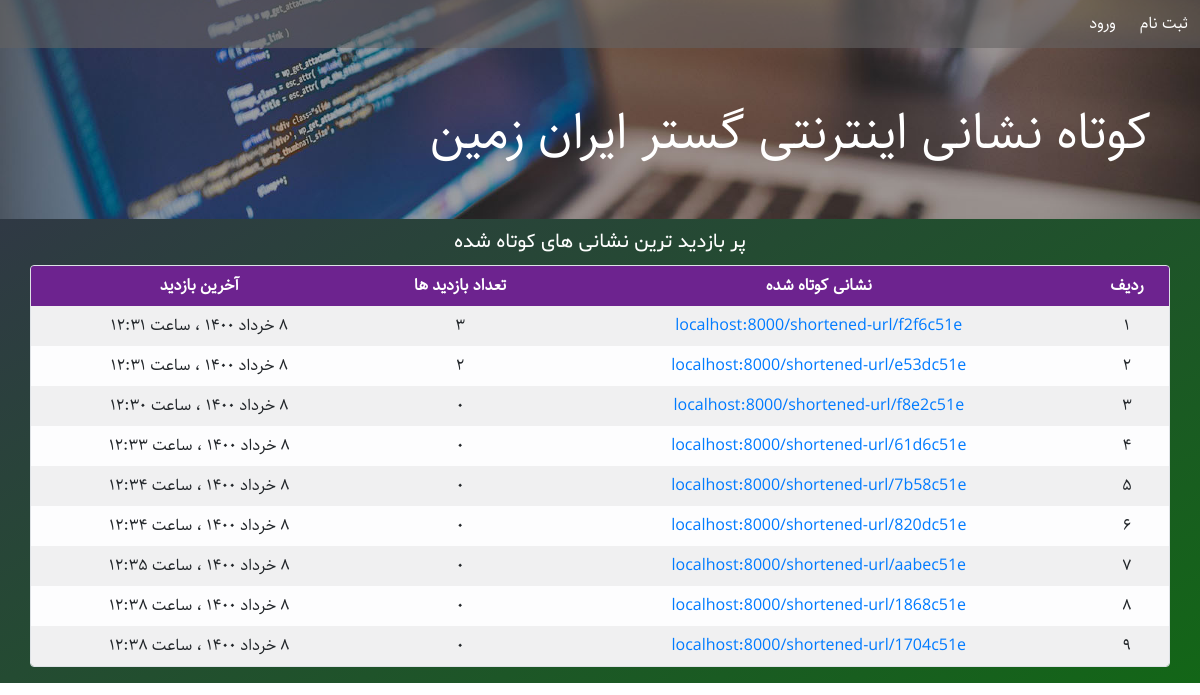
Before: / with the older database file.
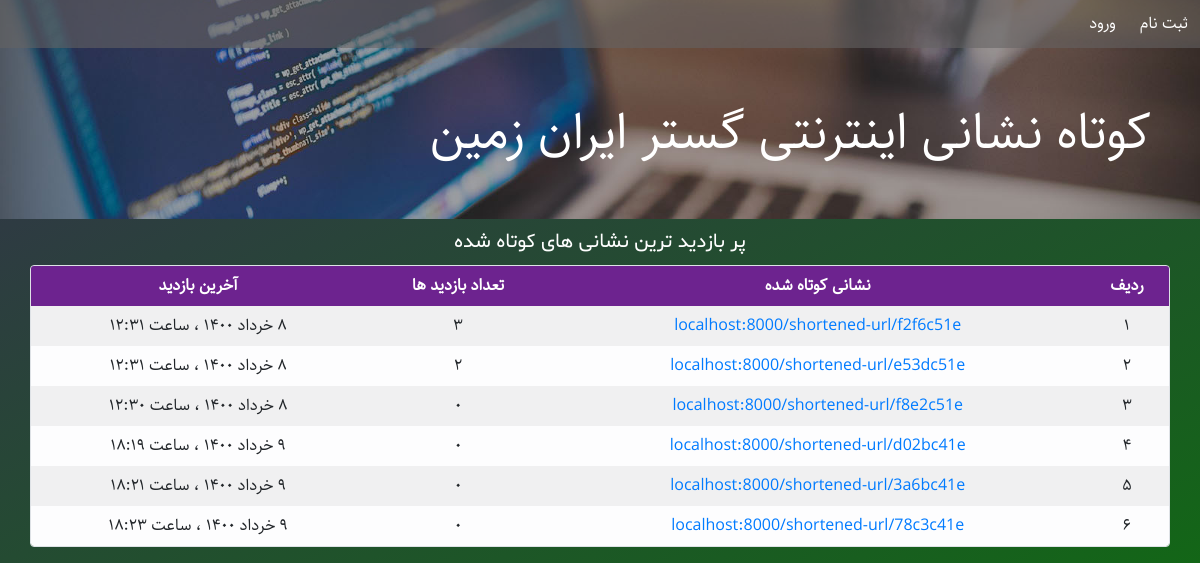
After: the same page with the newer database file.
### URLshortener/models.py (models this page shows, shortened)
class URL(models.Model):
    address = models.URLField(max_length=512, verbose_name='نشانی اینترنتی')
    slug = models.SlugField(max_length=8, unique=True, verbose_name='اسلاگ')
    visits = models.PositiveIntegerField(default=0, verbose_name='تعداد بازدید ها')
    created = models.DateTimeField(auto_now_add=True, verbose_name='تاریخ ایجاد')
    last_visit = models.DateTimeField(default=timezone.now, verbose_name='آخرین بازدید')
    author = models.ForeignKey(User, on_delete=models.CASCADE, related_name='urls',
                               verbose_name='ایجاد کننده')
    def last_visit_jalali(self):
        return datetime_to_jalali_str(self.last_visit)
    last_visit_jalali.short_description = 'آخرین بازدید'
    def created_jalali(self):
        return datetime_to_jalali_str(self.created)
    created_jalali.short_description = 'تاریخ ایجاد'
    def __str__(self):
        return 'localhost:8000/shortened-url/' + self.slug
    class Meta:
        verbose_name = 'نشانی اینترنتی'
        verbose_name_plural = 'نشانی های اینترنتی'

### URLshortener/views.py (the view)
# urls.py: path('', views.home, name='home'),
def home(request):
    url_list = URL.objects.order_by('-visits')
    paginator = Paginator(url_list, 10)
    page_number = request.GET.get('page', 1)
    page_obj = paginator.get_page(page_number)
    context = {
        'short_urls': page_obj,
    }
    return render(request, 'URLshortener/home.html', context)

### URLshortener/templatetags/custom_filters.py (called while the page is built)
@register.filter
@stringfilter
def to_persian(string):
    return numbers_to_persian(string)

### URLshortener/templatetags/custom_tags.py (called while the page is built)
@register.inclusion_tag('URLshortener/urls_table.html')
def urls_table(page):
    return {
        'page': page,
    }

### extensions/jalali.py (called while the page is built)
    def persian_tuple(self):
        return self.persian_year, self.persian_month, self.persian_day

### extensions/time_utils.py (called while the page is built)
def numbers_to_persian(string):
    en_to_fa = {
        '0': '۰',
        '1': '۱',
        '2': '۲',
        '3': '۳',
        '4': '۴',
        '5': '۵',
        '6': '۶',
        '7': '۷',
        '8': '۸',
        '9': '۹',
    }
    for en, fa in en_to_fa.items():
        string = string.replace(en, fa)
    return string

### templates/URLshortener/home.html (shortened to what this page needs)
{% extends 'URLshortener/base.html' %}
{% load static %}
{% load custom_filters %}
{% load custom_tags %}
{% block head %}
	<link rel='stylesheet' href="{% static 'URLshortener/css/home.css' %}">
{% endblock %}
{% block header %}
	<nav class='navbar navbar-expand p-0'>
		{% if user.is_authenticated %}
			<ul class="navbar-nav p-0 m-0">
				<li class="nav-item p-1 text-center">
					<a class="nav-link" href="{% url 'URLshortener:dashboard' %}">پنل کاربری</a>
				</li>
				<li class="nav-item p-1 text-center">
					<a class="nav-link" href="{% url 'URLshortener:add-url' %}">کوتاه کردن نشانی</a>
				</li>
				<li class="nav-item p-1 text-center">
					<a class="nav-link" href="{% url 'auth_logout' %}?next=/">خروج</a>
				</li>
			</ul>
		{% else %}
			<ul class="navbar-nav p-0 m-0">
				<li class="nav-item p-1 text-center">
					<a class="nav-link" href="{% url 'registration_register' %}">ثبت نام</a>
				</li>
				<li class="nav-item p-1 text-center">
					<a class="nav-link" href="{% url 'auth_login' %}">ورود</a>
				</li>
			</ul>
		{% endif %}
	</nav>
	<div class='text-right p-5 text-white header-title'>کوتاه نشانی اینترنتی گستر ایران زمین</div>
{% endblock %}
{% block main %}
	<div class='container-fluid p-2'>
		<div class='container text-center text-white main-title'>پر بازدید ترین نشانی های کوتاه شده</div>
		<div class='container table-responsive p-0 my-2 mx-auto rounded table-div border'>
			{% urls_table short_urls %}
		</div>
	</div>
{% endblock %}

### templates/URLshortener/urls_table.html
{% load custom_filters %}
<table class='table table-light table-striped table-borderless text-center p-0 mx-auto my-0'>
    <thead>
        <tr style='background-color: #6d238f;' class='text-white'>
            <th class='p-2'>ردیف</th>
            <th class='p-2'>نشانی کوتاه شده</th>
            <th class='p-2'>تعداد بازدید ها</th>
            <th class='p-2'>آخرین بازدید</th>
        </tr>
    </thead>
    <tbody>
        {% for short_url in page %}
        <tr>
            <td class='p-2'>
                {{ forloop.counter0|add:page.start_index|to_persian }}
            </td>
            <td class='p-2'>
                <a href="{% url 'URLshortener:shortened-url' short_url.slug%}">
                {{ short_url }}
                </a>
            </td>
            <td class='p-2'>{{ short_url.visits|to_persian }}</td>
            <td class='p-2'>{{ short_url.last_visit_jalali }}</td>
        </tr>
        {% endfor %}
    </tbody>
</table>

Changed rows visible on the page:
removed URL: slug "localhost:8000/shortened-url/61d6c51e", visits|to_persian "۰", last_visit_jalali "۸ خرداد ۱۴۰۰ ، ساعت ۱۲:۳۳"
removed URL: slug "localhost:8000/shortened-url/7b58c51e", visits|to_persian "۰", last_visit_jalali "۸ خرداد ۱۴۰۰ ، ساعت ۱۲:۳۴"
removed URL: slug "localhost:8000/shortened-url/820dc51e", visits|to_persian "۰", last_visit_jalali "۸ خرداد ۱۴۰۰ ، ساعت ۱۲:۳۴"
removed URL: slug "localhost:8000/shortened-url/aabec51e", visits|to_persian "۰", last_visit_jalali "۸ خرداد ۱۴۰۰ ، ساعت ۱۲:۳۵"
removed URL: slug "localhost:8000/shortened-url/1868c51e", visits|to_persian "۰", last_visit_jalali "۸ خرداد ۱۴۰۰ ، ساعت ۱۲:۳۸"
removed URL: slug "localhost:8000/shortened-url/1704c51e", visits|to_persian "۰", last_visit_jalali "۸ خرداد ۱۴۰۰ ، ساعت ۱۲:۳۸"
added URL: slug "localhost:8000/shortened-url/d02bc41e", visits|to_persian "۰", last_visit_jalali "۹ خرداد ۱۴۰۰ ، ساعت ۱۸:۱۹"
added URL: slug "localhost:8000/shortened-url/3a6bc41e", visits|to_persian "۰", last_visit_jalali "۹ خرداد ۱۴۰۰ ، ساعت ۱۸:۲۱"
added URL: slug "localhost:8000/shortened-url/78c3c41e", visits|to_persian "۰", last_visit_jalali "۹ خرداد ۱۴۰۰ ، ساعت ۱۸:۲۳"
